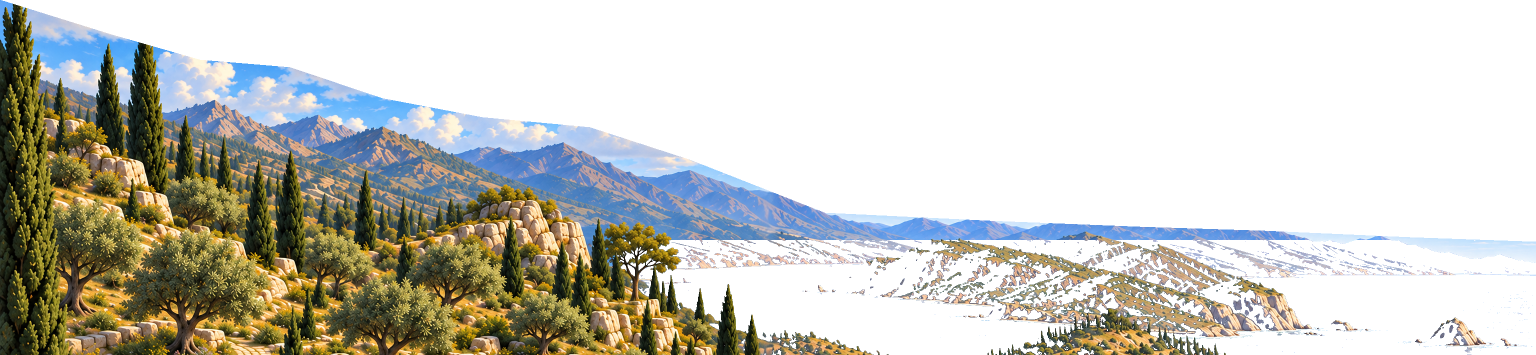
#> input picture art-source-v2.10.1/terrain-coast.png, 3072 x 710 px, given in place of terrain-master.png, which was not available (shown at 1/2 size)
$ python assemble-v210-terrain.py
#> lines starting #> are read from the running program, lines starting #| are printed output that depends on the picture; pictures that were not available may be replaced by others from this repository, and a replacement may not be noted
"""Pack four native-detail tiles, preserve seam guides and export editable layers.

This is mechanical registration/packing of generated art, not procedural scenery.
Every tile is 1536×1024 native generated artwork. Only a narrow 24-pixel seam guide
uses the shared composition master, avoiding hard boundaries between tile renders.
"""
from pathlib import Path
from PIL import Image, ImageDraw
import argparse, json
import numpy as np
parser=argparse.ArgumentParser()
parser.add_argument('--source',type=Path,default=Path(__file__).resolve().parents[2]/'art-source-v210')
args=parser.parse_args();root=args.source
base=Image.open(root/'terrain-master.png').convert('RGB').resize((3072,2048),Image.Resampling.LANCZOS)
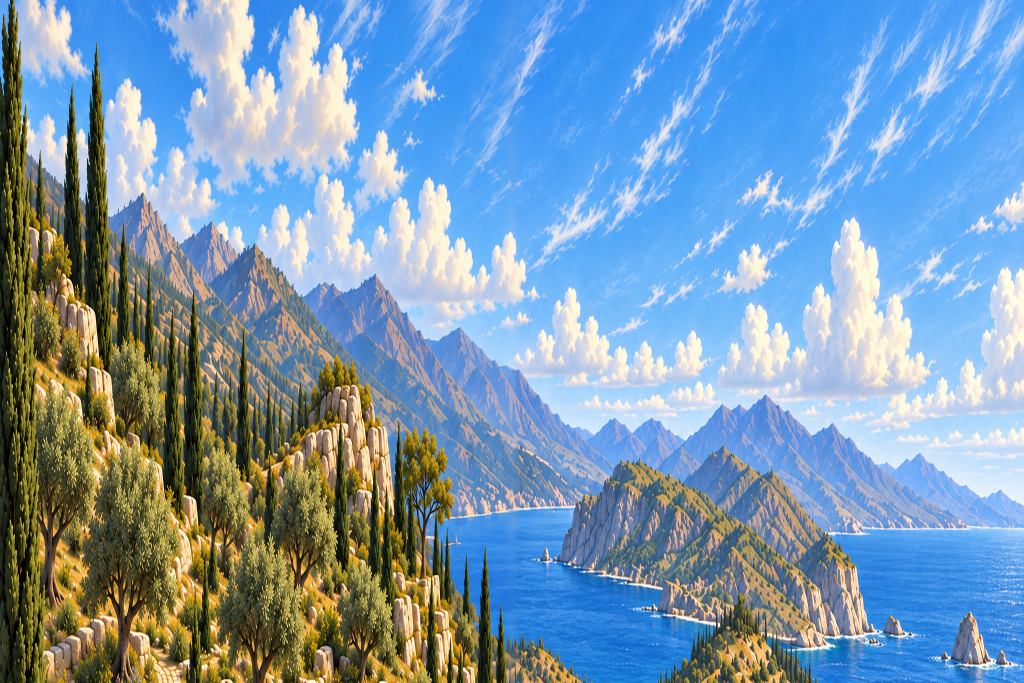
#> base: PIL image 3072x2048 RGB (shown at 1/3 size); mean R, G, B 121.8, 153.3, 179
canvas=base.copy();tile_records=[]
for name,x,y in [('nw',0,0),('ne',1536,0),('sw',0,1024),('se',1536,1024)]:
    tile=Image.open(root/f'terrain-{name}-detail.png').convert('RGB')
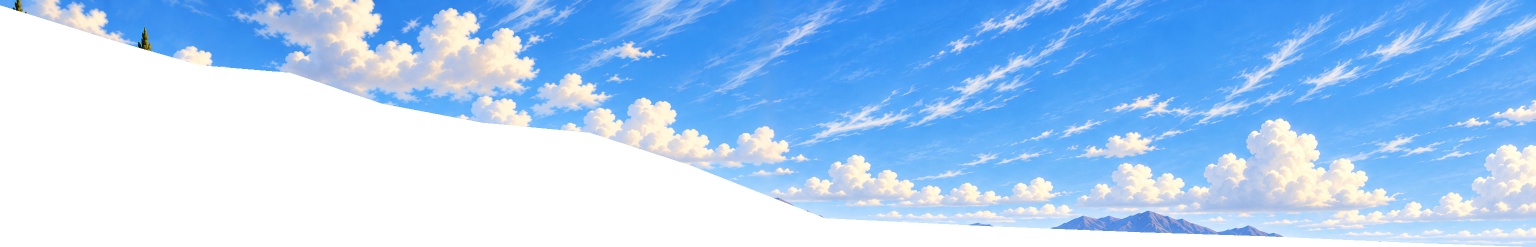
#> input picture art-source-v2.10.1/terrain-sky.png, 3072 x 494 px, given in place of terrain-nw-detail.png, which was not available (shown at 1/2 size)
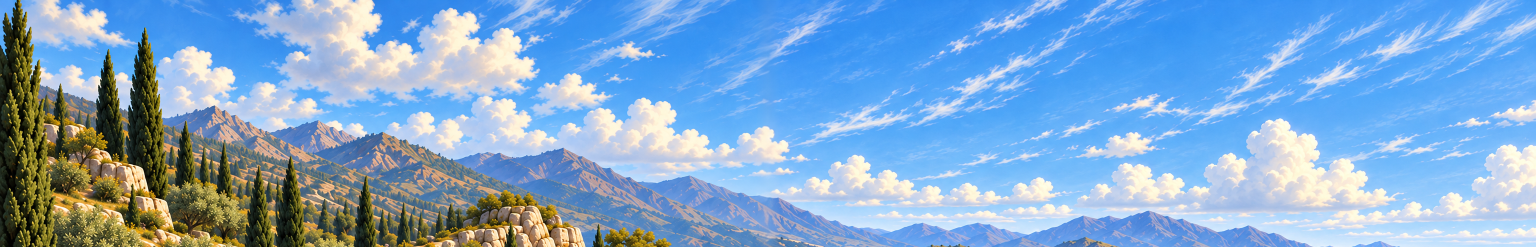
#> tile: PIL image 3072x494 RGB (shown at 1/2 size); mean R, G, B 127.9, 167.7, 206.5
#> (the run stopped early here; a loop or call above may not have finished)
